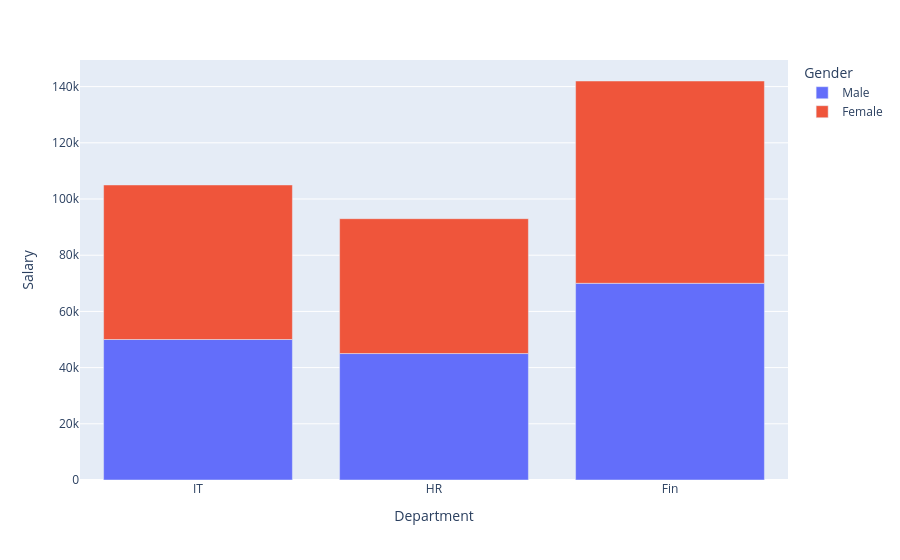

The code cell stored with this chart in its notebook:
### Code cell
fig = px.bar(df,
            x='Department',
             y='Salary',
            color = 'Gender',
            barmode='relative')

fig.show()

### Figure 1 — Plotly figure (JSON) as saved in the notebook; plotly's stock layout.template omitted (floating-point values rounded to 4 significant figures)
{"data": [{"hovertemplate": "Gender=Male<br>Department=%{x}<br>Salary=%{y}<extra></extra>", "legendgroup": "Male", "marker": {"color": "#636efa", "pattern": {"shape": ""}}, "name": "Male", "orientation": "v", "showlegend": true, "textposition": "auto", "type": "bar", "x": ["IT", "HR", "Fin"], "xaxis": "x", "y": [50000, 45000, 70000], "yaxis": "y"}, {"hovertemplate": "Gender=Female<br>Department=%{x}<br>Salary=%{y}<extra></extra>", "legendgroup": "Female", "marker": {"color": "#EF553B", "pattern": {"shape": ""}}, "name": "Female", "orientation": "v", "showlegend": true, "textposition": "auto", "type": "bar", "x": ["IT", "HR", "Fin"], "xaxis": "x", "y": [55000, 48000, 72000], "yaxis": "y"}], "layout": {"barmode": "relative", "legend": {"title": {"text": "Gender"}, "tracegroupgap": 0}, "margin": {"t": 60}, "xaxis": {"anchor": "y", "domain": [0, 1], "title": {"text": "Department"}}, "yaxis": {"anchor": "x", "domain": [0, 1], "title": {"text": "Salary"}}}}
